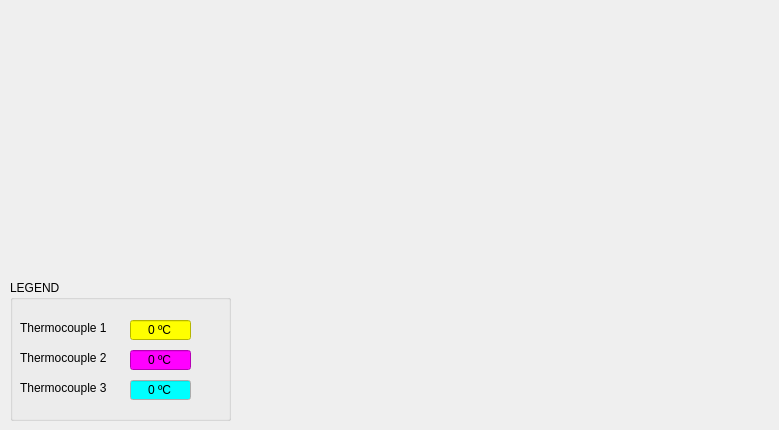
    <widget class="QWidget" name="tab">
     <attribute name="title">
      <string>Overview</string>
     </attribute>
     <widget class="QGroupBox" name="groupBox">
      <property name="geometry">
       <rect>
        <x>10</x>
        <y>280</y>
        <width>221</width>
        <height>141</height>
       </rect>
      </property>
      <property name="title">
       <string>LEGEND</string>
      </property>
      <widget class="QLabel" name="label">
       <property name="geometry">
        <rect>
         <x>10</x>
         <y>40</y>
         <width>111</width>
         <height>16</height>
        </rect>
       </property>
       <property name="text">
        <string>Thermocouple 1</string>
       </property>
      </widget>
      <widget class="QLineEdit" name="lineEdit">
       <property name="geometry">
        <rect>
         <x>120</x>
         <y>40</y>
         <width>61</width>
         <height>20</height>
        </rect>
       </property>
       <property name="palette">
        <palette>
         <active>
          <colorrole role="WindowText">
           <brush brushstyle="SolidPattern">
            <color alpha="255">
             <red>0</red>
             <green>0</green>
             <blue>0</blue>
            </color>
           </brush>
          </colorrole>
          <colorrole role="Button">
           <brush brushstyle="SolidPattern">
            <color alpha="255">
             <red>255</red>
             <green>255</green>
             <blue>0</blue>
            </color>
           </brush>
          </colorrole>
          <colorrole role="Light">
           <brush brushstyle="SolidPattern">
            <color alpha="255">
             <red>255</red>
             <green>255</green>
             <blue>127</blue>
            </color>
           </brush>
          </colorrole>
          <colorrole role="Midlight">
           <brush brushstyle="SolidPattern">
            <color alpha="255">
             <red>255</red>
             <green>255</green>
             <blue>63</blue>
            </color>
           </brush>
          </colorrole>
          <colorrole role="Dark">
           <brush brushstyle="SolidPattern">
            <color alpha="255">
             <red>127</red>
             <green>127</green>
             <blue>0</blue>
            </color>
           </brush>
          </colorrole>
          <colorrole role="Mid">
           <brush brushstyle="SolidPattern">
            <color alpha="255">
             <red>170</red>
             <green>170</green>
             <blue>0</blue>
            </color>
           </brush>
          </colorrole>
          <colorrole role="Text">
           <brush brushstyle="SolidPattern">
            <color alpha="255">
             <red>0</red>
             <green>0</green>
             <blue>0</blue>
            </color>
           </brush>
          </colorrole>
          <colorrole role="BrightText">
           <brush brushstyle="SolidPattern">
            <color alpha="255">
             <red>255</red>
             <green>255</green>
             <blue>255</blue>
            </color>
           </brush>
          </colorrole>
          <colorrole role="ButtonText">
           <brush brushstyle="SolidPattern">
            <color alpha="255">
             <red>0</red>
             <green>0</green>
             <blue>0</blue>
            </color>
           </brush>
          </colorrole>
          <colorrole role="Base">
           <brush brushstyle="SolidPattern">
            <color alpha="255">
             <red>255</red>
             <green>255</green>
             <blue>0</blue>
            </color>
           </brush>
          </colorrole>
          <colorrole role="Window">
           <brush brushstyle="SolidPattern">
            <color alpha="255">
             <red>255</red>
             <green>255</green>
             <blue>0</blue>
            </color>
           </brush>
          </colorrole>
          <colorrole role="Shadow">
           <brush brushstyle="SolidPattern">
            <color alpha="255">
             <red>0</red>
             <green>0</green>
             <blue>0</blue>
            </color>
           </brush>
          </colorrole>
          <colorrole role="AlternateBase">
           <brush brushstyle="SolidPattern">
            <color alpha="255">
             <red>255</red>
             <green>255</green>
             <blue>127</blue>
            </color>
           </brush>
          </colorrole>
          <colorrole role="ToolTipBase">
           <brush brushstyle="SolidPattern">
            <color alpha="255">
             <red>255</red>
             <green>255</green>
             <blue>220</blue>
            </color>
           </brush>
          </colorrole>
          <colorrole role="ToolTipText">
           <brush brushstyle="SolidPattern">
            <color alpha="255">
             <red>0</red>
             <green>0</green>
             <blue>0</blue>
            </color>
           </brush>
          </colorrole>
          <colorrole role="PlaceholderText">
           <brush brushstyle="NoBrush">
            <color alpha="128">
             <red>0</red>
             <green>0</green>
             <blue>0</blue>
            </color>
           </brush>
          </colorrole>
         </active>
         <inactive>
          <colorrole role="WindowText">
           <brush brushstyle="SolidPattern">
            <color alpha="255">
             <red>0</red>
             <green>0</green>
             <blue>0</blue>
            </color>
           </brush>
          </colorrole>
          <colorrole role="Button">
           <brush brushstyle="SolidPattern">
            <color alpha="255">
             <red>255</red>
             <green>255</green>
             <blue>0</blue>
            </color>
           </brush>
          </colorrole>
          <colorrole role="Light">
           <brush brushstyle="SolidPattern">
            <color alpha="255">
             <red>255</red>
             <green>255</green>
             <blue>127</blue>
            </color>
           </brush>
          </colorrole>
          <colorrole role="Midlight">
           <brush brushstyle="SolidPattern">
            <color alpha="255">
             <red>255</red>
             <green>255</green>
             <blue>63</blue>
            </color>
           </brush>
          </colorrole>
          <colorrole role="Dark">
           <brush brushstyle="SolidPattern">
            <color alpha="255">
             <red>127</red>
             <green>127</green>
             <blue>0</blue>
            </color>
           </brush>
          </colorrole>
          <colorrole role="Mid">
           <brush brushstyle="SolidPattern">
            <color alpha="255">
             <red>170</red>
             <green>170</green>
             <blue>0</blue>
            </color>
           </brush>
          </colorrole>
          <colorrole role="Text">
           <brush brushstyle="SolidPattern">
            <color alpha="255">
             <red>0</red>
             <green>0</green>
             <blue>0</blue>
            </color>
           </brush>
          </colorrole>
          <colorrole role="BrightText">
           <brush brushstyle="SolidPattern">
            <color alpha="255">
             <red>255</red>
             <green>255</green>
             <blue>255</blue>
            </color>
           </brush>
          </colorrole>
          <colorrole role="ButtonText">
           <brush brushstyle="SolidPattern">
            <color alpha="255">
             <red>0</red>
             <green>0</green>
             <blue>0</blue>
            </color>
           </brush>
          </colorrole>
          <colorrole role="Base">
           <brush brushstyle="SolidPattern">
            <color alpha="255">
             <red>255</red>
             <green>255</green>
             <blue>0</blue>
            </color>
           </brush>
          </colorrole>
          <colorrole role="Window">
           <brush brushstyle="SolidPattern">
            <color alpha="255">
             <red>255</red>
             <green>255</green>
             <blue>0</blue>
            </color>
           </brush>
          </colorrole>
          <colorrole role="Shadow">
           <brush brushstyle="SolidPattern">
            <color alpha="255">
             <red>0</red>
             <green>0</green>
             <blue>0</blue>
            </color>
           </brush>
          </colorrole>
          <colorrole role="AlternateBase">
           <brush brushstyle="SolidPattern">
            <color alpha="255">
             <red>255</red>
             <green>255</green>
             <blue>127</blue>
            </color>
           </brush>
          </colorrole>
          <colorrole role="ToolTipBase">
           <brush brushstyle="SolidPattern">
            <color alpha="255">
             <red>255</red>
             <green>255</green>
             <blue>220</blue>
            </color>
           </brush>
          </colorrole>
          <colorrole role="ToolTipText">
           <brush brushstyle="SolidPattern">
            <color alpha="255">
             <red>0</red>
             <green>0</green>
             <blue>0</blue>
            </color>
           </brush>
          </colorrole>
          <colorrole role="PlaceholderText">
           <brush brushstyle="NoBrush">
            <color alpha="128">
             <red>0</red>
             <green>0</green>
             <blue>0</blue>
            </color>
           </brush>
          </colorrole>
         </inactive>
         <disabled>
          <colorrole role="WindowText">
           <brush brushstyle="SolidPattern">
            <color alpha="255">
             <red>127</red>
             <green>127</green>
             <blue>0</blue>
            </color>
           </brush>
          </colorrole>
          <colorrole role="Button">
           <brush brushstyle="SolidPattern">
            <color alpha="255">
             <red>255</red>
             <green>255</green>
             <blue>0</blue>
            </color>
           </brush>
          </colorrole>
          <colorrole role="Light">
           <brush brushstyle="SolidPattern">
            <color alpha="255">
             <red>255</red>
             <green>255</green>
             <blue>127</blue>
            </color>
           </brush>
          </colorrole>
          <colorrole role="Midlight">
           <brush brushstyle="SolidPattern">
            <color alpha="255">
             <red>255</red>
             <green>255</green>
             <blue>63</blue>
            </color>
           </brush>
          </colorrole>
          <colorrole role="Dark">
           <brush brushstyle="SolidPattern">
            <color alpha="255">
             <red>127</red>
             <green>127</green>
             <blue>0</blue>
            </color>
           </brush>
          </colorrole>
          <colorrole role="Mid">
           <brush brushstyle="SolidPattern">
            <color alpha="255">
             <red>170</red>
             <green>170</green>
             <blue>0</blue>
            </color>
           </brush>
          </colorrole>
          <colorrole role="Text">
           <brush brushstyle="SolidPattern">
            <color alpha="255">
             <red>127</red>
             <green>127</green>
             <blue>0</blue>
            </color>
           </brush>
          </colorrole>
          <colorrole role="BrightText">
           <brush brushstyle="SolidPattern">
            <color alpha="255">
             <red>255</red>
             <green>255</green>
             <blue>255</blue>
            </color>
           </brush>
          </colorrole>
          <colorrole role="ButtonText">
           <brush brushstyle="SolidPattern">
            <color alpha="255">
             <red>127</red>
             <green>127</green>
             <blue>0</blue>
            </color>
           </brush>
          </colorrole>
          <colorrole role="Base">
           <brush brushstyle="SolidPattern">
            <color alpha="255">
             <red>255</red>
             <green>255</green>
             <blue>0</blue>
            </color>
           </brush>
          </colorrole>
          <colorrole role="Window">
           <brush brushstyle="SolidPattern">
            <color alpha="255">
             <red>255</red>
             <green>255</green>
             <blue>0</blue>
            </color>
           </brush>
          </colorrole>
          <colorrole role="Shadow">
           <brush brushstyle="SolidPattern">
            <color alpha="255">
             <red>0</red>
             <green>0</green>
             <blue>0</blue>
            </color>
           </brush>
          </colorrole>
          <colorrole role="AlternateBase">
           <brush brushstyle="SolidPattern">
            <color alpha="255">
             <red>255</red>
             <green>255</green>
             <blue>0</blue>
            </color>
           </brush>
          </colorrole>
          <colorrole role="ToolTipBase">
           <brush brushstyle="SolidPattern">
            <color alpha="255">
             <red>255</red>
             <green>255</green>
             <blue>220</blue>
            </color>
           </brush>
          </colorrole>
          <colorrole role="ToolTipText">
           <brush brushstyle="SolidPattern">
            <color alpha="255">
             <red>0</red>
             <green>0</green>
             <blue>0</blue>
            </color>
           </brush>
          </colorrole>
          <colorrole role="PlaceholderText">
           <brush brushstyle="NoBrush">
            <color alpha="128">
             <red>0</red>
             <green>0</green>
             <blue>0</blue>
            </color>
           </brush>
          </colorrole>
         </disabled>
        </palette>
       </property>
       <property name="text">
        <string>0 ºC</string>
       </property>
       <property name="alignment">
        <set>Qt::AlignCenter</set>
       </property>
      </widget>
      <widget class="QLabel" name="label_2">
       <property name="geometry">
        <rect>
         <x>10</x>
         <y>70</y>
         <width>111</width>
         <height>16</height>
        </rect>
       </property>
       <property name="text">
        <string>Thermocouple 2</string>
       </property>
      </widget>
      <widget class="QLineEdit" name="lineEdit_2">
       <property name="geometry">
        <rect>
         <x>120</x>
         <y>70</y>
         <width>61</width>
         <height>20</height>
        </rect>
       </property>
       <property name="palette">
        <palette>
         <active>
          <colorrole role="WindowText">
           <brush brushstyle="SolidPattern">
            <color alpha="255">
             <red>0</red>
             <green>0</green>
             <blue>0</blue>
            </color>
           </brush>
          </colorrole>
          <colorrole role="Button">
           <brush brushstyle="SolidPattern">
            <color alpha="255">
             <red>255</red>
             <green>0</green>
             <blue>255</blue>
            </color>
           </brush>
          </colorrole>
          <colorrole role="Light">
           <brush brushstyle="SolidPattern">
            <color alpha="255">
             <red>255</red>
             <green>127</green>
             <blue>255</blue>
            </color>
           </brush>
          </colorrole>
          <colorrole role="Midlight">
           <brush brushstyle="SolidPattern">
            <color alpha="255">
             <red>255</red>
             <green>63</green>
             <blue>255</blue>
            </color>
           </brush>
          </colorrole>
          <colorrole role="Dark">
           <brush brushstyle="SolidPattern">
            <color alpha="255">
             <red>127</red>
             <green>0</green>
             <blue>127</blue>
            </color>
           </brush>
          </colorrole>
          <colorrole role="Mid">
           <brush brushstyle="SolidPattern">
            <color alpha="255">
             <red>170</red>
             <green>0</green>
             <blue>170</blue>
            </color>
           </brush>
          </colorrole>
          <colorrole role="Text">
           <brush brushstyle="SolidPattern">
            <color alpha="255">
             <red>0</red>
             <green>0</green>
             <blue>0</blue>
            </color>
           </brush>
          </colorrole>
          <colorrole role="BrightText">
           <brush brushstyle="SolidPattern">
            <color alpha="255">
             <red>255</red>
             <green>255</green>
             <blue>255</blue>
            </color>
           </brush>
          </colorrole>
          <colorrole role="ButtonText">
           <brush brushstyle="SolidPattern">
            <color alpha="255">
             <red>0</red>
             <green>0</green>
             <blue>0</blue>
            </color>
           </brush>
          </colorrole>
          <colorrole role="Base">
           <brush brushstyle="SolidPattern">
            <color alpha="255">
             <red>255</red>
             <green>0</green>
             <blue>255</blue>
            </color>
           </brush>
          </colorrole>
          <colorrole role="Window">
           <brush brushstyle="SolidPattern">
            <color alpha="255">
             <red>255</red>
             <green>0</green>
             <blue>255</blue>
            </color>
           </brush>
          </colorrole>
          <colorrole role="Shadow">
           <brush brushstyle="SolidPattern">
            <color alpha="255">
             <red>0</red>
             <green>0</green>
             <blue>0</blue>
            </color>
           </brush>
          </colorrole>
          <colorrole role="AlternateBase">
           <brush brushstyle="SolidPattern">
            <color alpha="255">
             <red>255</red>
             <green>127</green>
             <blue>255</blue>
            </color>
           </brush>
          </colorrole>
          <colorrole role="ToolTipBase">
           <brush brushstyle="SolidPattern">
            <color alpha="255">
             <red>255</red>
             <green>255</green>
             <blue>220</blue>
            </color>
           </brush>
          </colorrole>
          <colorrole role="ToolTipText">
           <brush brushstyle="SolidPattern">
            <color alpha="255">
             <red>0</red>
             <green>0</green>
             <blue>0</blue>
            </color>
           </brush>
          </colorrole>
          <colorrole role="PlaceholderText">
           <brush brushstyle="NoBrush">
            <color alpha="128">
             <red>0</red>
             <green>0</green>
             <blue>0</blue>
            </color>
           </brush>
          </colorrole>
         </active>
         <inactive>
          <colorrole role="WindowText">
           <brush brushstyle="SolidPattern">
            <color alpha="255">
             <red>0</red>
             <green>0</green>
             <blue>0</blue>
            </color>
           </brush>
          </colorrole>
          <colorrole role="Button">
           <brush brushstyle="SolidPattern">
            <color alpha="255">
             <red>255</red>
             <green>0</green>
             <blue>255</blue>
            </color>
           </brush>
          </colorrole>
          <colorrole role="Light">
           <brush brushstyle="SolidPattern">
            <color alpha="255">
             <red>255</red>
             <green>127</green>
             <blue>255</blue>
            </color>
           </brush>
          </colorrole>
          <colorrole role="Midlight">
           <brush brushstyle="SolidPattern">
            <color alpha="255">
             <red>255</red>
             <green>63</green>
             <blue>255</blue>
            </color>
           </brush>
          </colorrole>
          <colorrole role="Dark">
           <brush brushstyle="SolidPattern">
            <color alpha="255">
             <red>127</red>
             <green>0</green>
             <blue>127</blue>
            </color>
           </brush>
          </colorrole>
          <colorrole role="Mid">
           <brush brushstyle="SolidPattern">
            <color alpha="255">
             <red>170</red>
             <green>0</green>
             <blue>170</blue>
            </color>
           </brush>
          </colorrole>
          <colorrole role="Text">
           <brush brushstyle="SolidPattern">
            <color alpha="255">
             <red>0</red>
             <green>0</green>
             <blue>0</blue>
            </color>
           </brush>
          </colorrole>
          <colorrole role="BrightText">
           <brush brushstyle="SolidPattern">
            <color alpha="255">
             <red>255</red>
             <green>255</green>
             <blue>255</blue>
            </color>
           </brush>
          </colorrole>
          <colorrole role="ButtonText">
           <brush brushstyle="SolidPattern">
            <color alpha="255">
             <red>0</red>
             <green>0</green>
             <blue>0</blue>
            </color>
           </brush>
          </colorrole>
          <colorrole role="Base">
           <brush brushstyle="SolidPattern">
            <color alpha="255">
             <red>255</red>
             <green>0</green>
             <blue>255</blue>
            </color>
           </brush>
          </colorrole>
          <colorrole role="Window">
           <brush brushstyle="SolidPattern">
            <color alpha="255">
             <red>255</red>
             <green>0</green>
             <blue>255</blue>
            </color>
           </brush>
          </colorrole>
          <colorrole role="Shadow">
           <brush brushstyle="SolidPattern">
            <color alpha="255">
             <red>0</red>
             <green>0</green>
             <blue>0</blue>
            </color>
           </brush>
          </colorrole>
          <colorrole role="AlternateBase">
           <brush brushstyle="SolidPattern">
            <color alpha="255">
             <red>255</red>
             <green>127</green>
             <blue>255</blue>
            </color>
           </brush>
          </colorrole>
          <colorrole role="ToolTipBase">
           <brush brushstyle="SolidPattern">
            <color alpha="255">
             <red>255</red>
             <green>255</green>
             <blue>220</blue>
            </color>
           </brush>
          </colorrole>
          <colorrole role="ToolTipText">
           <brush brushstyle="SolidPattern">
            <color alpha="255">
             <red>0</red>
             <green>0</green>
             <blue>0</blue>
            </color>
           </brush>
          </colorrole>
          <colorrole role="PlaceholderText">
           <brush brushstyle="NoBrush">
            <color alpha="128">
             <red>0</red>
             <green>0</green>
             <blue>0</blue>
            </color>
           </brush>
          </colorrole>
         </inactive>
         <disabled>
          <colorrole role="WindowText">
           <brush brushstyle="SolidPattern">
            <color alpha="255">
             <red>127</red>
             <green>0</green>
             <blue>127</blue>
            </color>
           </brush>
          </colorrole>
          <colorrole role="Button">
           <brush brushstyle="SolidPattern">
            <color alpha="255">
             <red>255</red>
             <green>0</green>
             <blue>255</blue>
            </color>
           </brush>
          </colorrole>
          <colorrole role="Light">
           <brush brushstyle="SolidPattern">
            <color alpha="255">
             <red>255</red>
             <green>127</green>
             <blue>255</blue>
            </color>
           </brush>
          </colorrole>
          <colorrole role="Midlight">
           <brush brushstyle="SolidPattern">
            <color alpha="255">
             <red>255</red>
             <green>63</green>
             <blue>255</blue>
            </color>
           </brush>
          </colorrole>
          <colorrole role="Dark">
           <brush brushstyle="SolidPattern">
            <color alpha="255">
             <red>127</red>
             <green>0</green>
             <blue>127</blue>
            </color>
           </brush>
          </colorrole>
          <colorrole role="Mid">
           <brush brushstyle="SolidPattern">
            <color alpha="255">
             <red>170</red>
             <green>0</green>
             <blue>170</blue>
            </color>
           </brush>
          </colorrole>
          <colorrole role="Text">
           <brush brushstyle="SolidPattern">
            <color alpha="255">
             <red>127</red>
             <green>0</green>
             <blue>127</blue>
            </color>
           </brush>
          </colorrole>
          <colorrole role="BrightText">
           <brush brushstyle="SolidPattern">
            <color alpha="255">
             <red>255</red>
             <green>255</green>
             <blue>255</blue>
            </color>
           </brush>
          </colorrole>
          <colorrole role="ButtonText">
           <brush brushstyle="SolidPattern">
            <color alpha="255">
             <red>127</red>
             <green>0</green>
             <blue>127</blue>
            </color>
           </brush>
          </colorrole>
          <colorrole role="Base">
           <brush brushstyle="SolidPattern">
            <color alpha="255">
             <red>255</red>
             <green>0</green>
             <blue>255</blue>
            </color>
           </brush>
          </colorrole>
          <colorrole role="Window">
           <brush brushstyle="SolidPattern">
            <color alpha="255">
             <red>255</red>
             <green>0</green>
             <blue>255</blue>
            </color>
           </brush>
          </colorrole>
          <colorrole role="Shadow">
           <brush brushstyle="SolidPattern">
            <color alpha="255">
             <red>0</red>
             <green>0</green>
             <blue>0</blue>
            </color>
           </brush>
          </colorrole>
          <colorrole role="AlternateBase">
           <brush brushstyle="SolidPattern">
            <color alpha="255">
             <red>255</red>
             <green>0</green>
             <blue>255</blue>
            </color>
           </brush>
          </colorrole>
          <colorrole role="ToolTipBase">
           <brush brushstyle="SolidPattern">
            <color alpha="255">
             <red>255</red>
             <green>255</green>
             <blue>220</blue>
            </color>
           </brush>
          </colorrole>
          <colorrole role="ToolTipText">
           <brush brushstyle="SolidPattern">
            <color alpha="255">
             <red>0</red>
             <green>0</green>
             <blue>0</blue>
            </color>
           </brush>
          </colorrole>
          <colorrole role="PlaceholderText">
           <brush brushstyle="NoBrush">
            <color alpha="128">
             <red>0</red>
             <green>0</green>
             <blue>0</blue>
            </color>
           </brush>
          </colorrole>
         </disabled>
        </palette>
       </property>
       <property name="text">
        <string>0 ºC</string>
       </property>
       <property name="alignment">
        <set>Qt::AlignCenter</set>
       </property>
      </widget>
      <widget class="QLabel" name="label_3">
       <property name="geometry">
        <rect>
         <x>10</x>
         <y>100</y>
         <width>111</width>
         <height>16</height>
        </rect>
       </property>
       <property name="text">
        <string>Thermocouple 3</string>
       </property>
      </widget>
      <widget class="QLineEdit" name="lineEdit_3">
       <property name="geometry">
        <rect>
         <x>120</x>
         <y>100</y>
         <width>61</width>
         <height>20</height>
        </rect>
       </property>
       <property name="palette">
        <palette>
         <active>
          <colorrole role="Base">
           <brush brushstyle="SolidPattern">
            <color alpha="255">
             <red>0</red>
             <green>255</green>
             <blue>255</blue>
            </color>
           </brush>
          </colorrole>
         </active>
         <inactive>
          <colorrole role="Base">
           <brush brushstyle="SolidPattern">
            <color alpha="255">
             <red>0</red>
             <green>255</green>
             <blue>255</blue>
            </color>
           </brush>
          </colorrole>
         </inactive>
         <disabled>
          <colorrole role="Base">
           <brush brushstyle="SolidPattern">
            <color alpha="255">
             <red>240</red>
             <green>240</green>
             <blue>240</blue>
            </color>
           </brush>
          </colorrole>
         </disabled>
        </palette>
       </property>
       <property name="text">
        <string>0 ºC</string>
       </property>
       <property name="alignment">
        <set>Qt::AlignCenter</set>
       </property>
      </widget>
     </widget>
     <widget class="CustomWidget" name="widget" native="true">
      <property name="geometry">
       <rect>
        <x>9</x>
        <y>19</y>
        <width>761</width>
        <height>241</height>
       </rect>
      </property>
     </widget>
    </widget>
